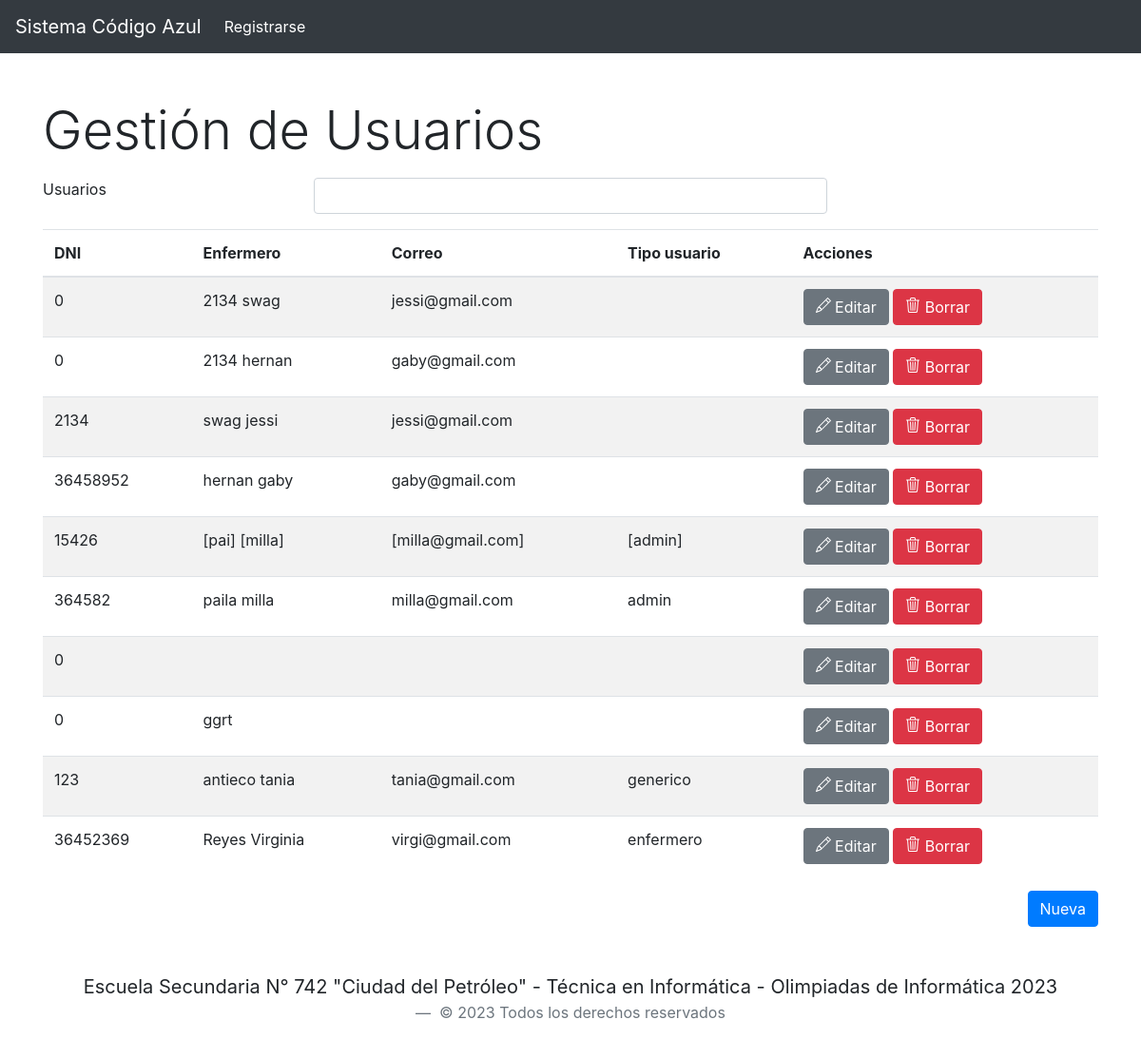
Screenshot of /vista_usuarios.php with the database file from the repository.
### tables this page shows
CREATE TABLE IF NOT EXISTS `usuario` (
  `dni` int NOT NULL,
  `nombre` varchar(30) NOT NULL,
  `apellido` varchar(30) NOT NULL,
  `usuario` varchar(20) NOT NULL,
  `clave` varchar(20) NOT NULL,
  `correo` varchar(40) NOT NULL,
  `tipo_usuario` varchar(10) NOT NULL DEFAULT 'generico'
);

### bd_codigo_azul.php (called while the page is built, shortened)
<?php
class bd_codigo_azul {
	private $servidor;
	private $usr;
	private $contrasenia;
	private $bd;
	private $consulta;
	private $enlace;
	function __construct() {
		$this->servidor= "localhost";
		$this->usr= "root";
		$this->contrasenia= "";
		$this->bd= "bd_codigo_azul";
	}
	public function conectar () {
		if ($this->enlace=mysqli_connect($this->servidor, $this->usr, $this->contrasenia)) {
			if (mysqli_select_db($this->enlace, $this->bd)) {
				return true;
			} else {
				echo "No se ha podido conectar a la base de datos";
			}
		} else {
			echo "No se ha podido conectar con la base de datos";
		}
	}
	public function consultar($query) {
		$sql= $this->consulta= mysqli_query($this->enlace, $query);
		return $sql;
	}
	public function obtenerConsulta() {
		$this->resultado = mysqli_fetch_object($this->consulta);
		return $this->resultado;
	}
}
?>

### usuario.class.php (called while the page is built, shortened)
<?php
include_once ("bd_codigo_azul.php");
class usuario {
	private $nombre;
	private $apellido;
	private $dni;
	private $correo;
	private $tipo_usuario;
	public function getNombre(){
		return $this->nombre;
	}
	public function setNombre($nombre){
		$this->nombre=$nombre;
	}
	public function getApellido(){
		return $this->apellido;
	}
	public function setApellido($apellido){
		$this->apellido=$apellido;
	}
	public function getDni(){
		return $this->dni;
	}
	public function setDni($dni){
		$this->dni=$dni;
	}
	public function getCorreo(){
		return $this->correo;
	}
	public function setCorreo($correo){
		$this->correo=$correo;
	}
	public function getTipo_usuario(){
		return $this->tipo_usuario;
	}
	public function setTipo_usuario($tipo_usuario){
		$this->tipo_usuario=$tipo_usuario;
	}
public function getUsuarios(){
	$this->conexion = new bd_codigo_azul();
	$resultado =$this->conexion->consultar("SELECT * FROM usuario");
	$usuarios = array();
	while ($registro = $this->conexion->obtenerConsulta()){
		$usuario=new Usuario(0,'','','','','');
		$usuario->setDni($registro->dni);
		$usuario->setNombre($registro->nombre);
		$usuario->setApellido($registro->apellido);
		$usuario->setCorreo($registro->correo);
		$usuario->setTipo_usuario($registro->tipo_usuario);
		$usuarios[]=$usuario;
}
return $usuarios;
}
}
?>

### procesa_usuarios.php (the view)
<?php
include_once('usuario.class.php');
function recargarTbody()
{
    $usuario = new usuario(0,'','','','','');
    $usuarios = $usuario->getUsuarios();
    if (count($usuarios) == 0) {
        echo '<td class="text-danger" colspan=3>No existen usuarios registrados</td>';
    } else {
        foreach ($usuarios as $u) {
            echo '<tr>
            <td scope="row">' . $u->getDni() . '</td>
            <td>' . $u->getApellido() . " " . $u->getNombre() . '</td>
            <td>' . $u->getCorreo() . '</td>
            <td>' . $u->getTipo_usuario() . '</td>
            <td>
                <a class="btn btn-secondary" href="formulario_registro.php?txtDni=' . $u->getDni() . '" role="button" >
                    <svg xmlns="http://www.w3.org/2000/svg" width="16" height="16" fill="currentColor" class="bi bi-pencil" viewBox="0 0 16 16">
                    <path d="M12.146.146a.5.5 0 0 1 .708 0l3 3a.5.5 0 0 1 0 .708l-10 10a.5.5 0 0 1-.168.11l-5 2a.5.5 0 0 1-.65-.65l2-5a.5.5 0 0 1 .11-.168l10-10zM11.207 2.5 13.5 4.793 14.793 3.5 12.5 1.207 11.207 2.5zm1.586 3L10.5 3.207 4 9.707V10h.5a.5.5 0 0 1 .5.5v.5h.5a.5.5 0 0 1 .5.5v.5h.293l6.5-6.5zm-9.761 5.175-.106.106-1.528 3.821 3.821-1.528.106-.106A.5.5 0 0 1 5 12.5V12h-.5a.5.5 0 0 1-.5-.5V11h-.5a.5.5 0 0 1-.468-.325z"/>
                    </svg>
                Editar</a>
                <button class="btn btn-danger" href="#" data-id="baja" value="' . $u->getDni() . '" onclick="bajaTabla(this);">
                    <svg xmlns="http://www.w3.org/2000/svg" width="16" height="16" fill="currentColor" class="bi bi-trash3" viewBox="0 0 16 16">
                    <path d="M6.5 1h3a.5.5 0 0 1 .5.5v1H6v-1a.5.5 0 0 1 .5-.5ZM11 2.5v-1A1.5 1.5 0 0 0 9.5 0h-3A1.5 1.5 0 0 0 5 1.5v1H2.506a.58.58 0 0 0-.01 0H1.5a.5.5 0 0 0 0 1h.538l.853 10.66A2 2 0 0 0 4.885 16h6.23a2 2 0 0 0 1.994-1.84l.853-10.66h.538a.5.5 0 0 0 0-1h-.995a.59.59 0 0 0-.01 0H11Zm1.958 1-.846 10.58a1 1 0 0 1-.997.92h-6.23a1 1 0 0 1-.997-.92L3.042 3.5h9.916Zm-7.487 1a.5.5 0 0 1 .528.47l.5 8.5a.5.5 0 0 1-.998.06L5 5.03a.5.5 0 0 1 .47-.53Zm5.058 0a.5.5 0 0 1 .47.53l-.5 8.5a.5.5 0 1 1-.998-.06l.5-8.5a.5.5 0 0 1 .528-.47ZM8 4.5a.5.5 0 0 1 .5.5v8.5a.5.5 0 0 1-1 0V5a.5.5 0 0 1 .5-.5Z"/>
                    </svg>
                Borrar</button>
            </td>
        </tr>';
        }
    }
}
recargarTbody();

### rows the page displays
usuario: dni "0", apellido "2134", nombre "swag", correo "jessi@gmail.com"
usuario: dni "0", apellido "2134", nombre "hernan", correo "gaby@gmail.com"
usuario: dni "2134", apellido "swag", nombre "jessi", correo "jessi@gmail.com"
usuario: dni "36458952", apellido "hernan", nombre "gaby", correo "gaby@gmail.com"
usuario: dni "15426", apellido "[pai]", nombre "[milla]", correo "[milla@gmail.com]", tipo_usuario "[admin]"
usuario: dni "364582", apellido "paila", nombre "milla", correo "milla@gmail.com", tipo_usuario "admin"
usuario: dni "0"
usuario: dni "0", nombre "ggrt"
usuario: dni "123", apellido "antieco", nombre "tania", correo "tania@gmail.com", tipo_usuario "generico"
usuario: dni "36452369", apellido "Reyes", nombre "Virginia", correo "virgi@gmail.com", tipo_usuario "enfermero"
